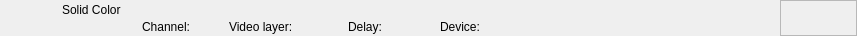
<?xml version="1.0" encoding="UTF-8"?>
<ui version="4.0">
 <class>RundownSolidColorWidget</class>
 <widget class="QWidget" name="RundownSolidColorWidget">
  <property name="geometry">
   <rect>
    <x>0</x>
    <y>0</y>
    <width>857</width>
    <height>36</height>
   </rect>
  </property>
  <layout class="QHBoxLayout" name="horizontalLayout">
   <property name="spacing">
    <number>0</number>
   </property>
   <property name="margin">
    <number>0</number>
   </property>
   <item>
    <widget class="QFrame" name="frameItem">
     <property name="sizePolicy">
      <sizepolicy hsizetype="Preferred" vsizetype="Fixed">
       <horstretch>0</horstretch>
       <verstretch>0</verstretch>
      </sizepolicy>
     </property>
     <property name="minimumSize">
      <size>
       <width>0</width>
       <height>36</height>
      </size>
     </property>
     <widget class="QLabel" name="labelIcon">
      <property name="geometry">
       <rect>
        <x>22</x>
        <y>2</y>
        <width>32</width>
        <height>32</height>
       </rect>
      </property>
      <property name="text">
       <string/>
      </property>
      <property name="pixmap">
       <pixmap resource="../Resource.qrc">:/Graphics/Images/SolidColor.png</pixmap>
      </property>
      <property name="scaledContents">
       <bool>true</bool>
      </property>
     </widget>
     <widget class="QLabel" name="labelLabel">
      <property name="geometry">
       <rect>
        <x>62</x>
        <y>2</y>
        <width>533</width>
        <height>16</height>
       </rect>
      </property>
      <property name="text">
       <string>Solid Color</string>
      </property>
     </widget>
     <widget class="QLabel" name="labelChannel">
      <property name="geometry">
       <rect>
        <x>142</x>
        <y>19</y>
        <width>78</width>
        <height>16</height>
       </rect>
      </property>
      <property name="text">
       <string>Channel:</string>
      </property>
     </widget>
     <widget class="QLabel" name="labelVideolayer">
      <property name="geometry">
       <rect>
        <x>229</x>
        <y>19</y>
        <width>110</width>
        <height>16</height>
       </rect>
      </property>
      <property name="text">
       <string>Video layer:</string>
      </property>
     </widget>
     <widget class="QLabel" name="labelColor">
      <property name="geometry">
       <rect>
        <x>0</x>
        <y>0</y>
        <width>18</width>
        <height>36</height>
       </rect>
      </property>
      <property name="text">
       <string/>
      </property>
     </widget>
     <widget class="QLabel" name="labelGroupColor">
      <property name="geometry">
       <rect>
        <x>0</x>
        <y>0</y>
        <width>6</width>
        <height>36</height>
       </rect>
      </property>
      <property name="text">
       <string/>
      </property>
     </widget>
     <widget class="QLabel" name="labelDevice">
      <property name="geometry">
       <rect>
        <x>440</x>
        <y>19</y>
        <width>260</width>
        <height>16</height>
       </rect>
      </property>
      <property name="text">
       <string>Device:</string>
      </property>
     </widget>
     <widget class="QLabel" name="labelDelay">
      <property name="geometry">
       <rect>
        <x>348</x>
        <y>19</y>
        <width>83</width>
        <height>16</height>
       </rect>
      </property>
      <property name="text">
       <string>Delay:</string>
      </property>
     </widget>
    </widget>
   </item>
   <item>
    <widget class="QFrame" name="frameStatus">
     <property name="minimumSize">
      <size>
       <width>77</width>
       <height>0</height>
      </size>
     </property>
     <property name="maximumSize">
      <size>
       <width>77</width>
       <height>16777215</height>
      </size>
     </property>
     <property name="frameShape">
      <enum>QFrame::StyledPanel</enum>
     </property>
     <property name="frameShadow">
      <enum>QFrame::Raised</enum>
     </property>
     <widget class="QLabel" name="labelGpiConnected">
      <property name="geometry">
       <rect>
        <x>1</x>
        <y>2</y>
        <width>32</width>
        <height>32</height>
       </rect>
      </property>
      <property name="minimumSize">
       <size>
        <width>32</width>
        <height>32</height>
       </size>
      </property>
      <property name="maximumSize">
       <size>
        <width>32</width>
        <height>32</height>
       </size>
      </property>
      <property name="lineWidth">
       <number>0</number>
      </property>
      <property name="text">
       <string/>
      </property>
      <property name="pixmap">
       <pixmap resource="../Resource.qrc">:/Graphics/Images/GpiConnected.png</pixmap>
      </property>
      <property name="scaledContents">
       <bool>true</bool>
      </property>
     </widget>
     <widget class="QLabel" name="labelDisconnected">
      <property name="geometry">
       <rect>
        <x>32</x>
        <y>2</y>
        <width>32</width>
        <height>32</height>
       </rect>
      </property>
      <property name="minimumSize">
       <size>
        <width>32</width>
        <height>32</height>
       </size>
      </property>
      <property name="maximumSize">
       <size>
        <width>32</width>
        <height>32</height>
       </size>
      </property>
      <property name="text">
       <string/>
      </property>
      <property name="pixmap">
       <pixmap resource="../Resource.qrc">:/Graphics/Images/Disconnected.png</pixmap>
      </property>
      <property name="scaledContents">
       <bool>true</bool>
      </property>
     </widget>
     <widget class="QLabel" name="labelActiveColor">
      <property name="geometry">
       <rect>
        <x>69</x>
        <y>0</y>
        <width>8</width>
        <height>36</height>
       </rect>
      </property>
      <property name="minimumSize">
       <size>
        <width>8</width>
        <height>36</height>
       </size>
      </property>
      <property name="maximumSize">
       <size>
        <width>8</width>
        <height>36</height>
       </size>
      </property>
      <property name="text">
       <string/>
      </property>
     </widget>
    </widget>
   </item>
  </layout>
 </widget>
 <resources>
  <include location="../Resource.qrc"/>
 </resources>
 <connections/>
 <slots>
  <slot>addToCombo()</slot>
 </slots>
</ui>
